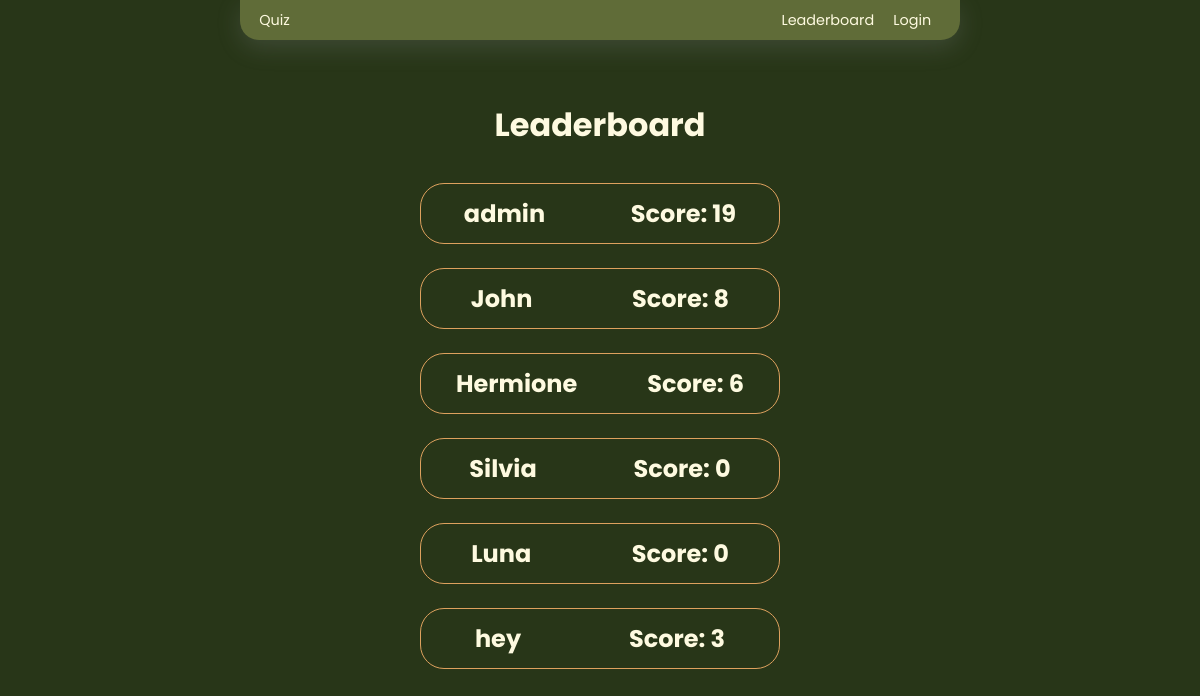
The app's page /leaderboard with its own data.
### quiz/models.py (models this page shows)
class User(AbstractUser):
    score = models.IntegerField(
        blank=True,
        null=True,
        default=0
    )

### quiz/views.py (the view)
# urls.py: path("leaderboard", views.leaderboard, name="leaderboard"),
def leaderboard(request):
    users = User.objects.all()
    context = {
        "users": users
    }
    return render(request, "quiz/leaderboard.html", context)

### quiz/templates/quiz/leaderboard.html
{% extends "quiz/layout.html" %}
{% block body %}
<h1>Leaderboard</h1>
{% for user in users %}
<a href="{% url 'profile_page' user.id %}" class="user-leaderboard">
    <h2>{{user.username}}</h2>
    <h3>Score: {{user.score}}</h3>
</a>
{% endfor %}
{% endblock %}

### quiz/templates/quiz/layout.html (shortened to what this page needs)
{% load static %}
<!DOCTYPE html>
<html lang="en">
<head>
    <link rel="stylesheet" href="{% static 'quiz/styles.css' %}">
</head>
<body>
    <nav>
        <a href="{% url 'index' %}">Quiz</a>
        <ul>
            <li>
                <a href="{% url 'leaderboard' %}">Leaderboard</a>
            </li>
            {% if user.is_authenticated %}
            <li>
                <a href="{% url 'create_quiz' %}">Create Quiz</a>
            </li>
            <li>
                <a href="{% url 'logout' %}">Logout</a>
            </li>
            {% else %}
            <li>
                <a href="{% url 'login' %}">Login</a>
            </li>
            {% endif %}
        </ul>
    </nav>
    <div class="body">
        {% block body %}
        {% endblock %}
    </div>
</body>
</html>

### quiz/static/quiz/styles.css (style rules this page uses)
* { transition: all 0.4s cubic-bezier(0, 0.74, 0.47, 0.99); box-sizing: border-box; }
html, body { margin: 0; padding: 0; box-sizing: border-box; font-family: "Poppins", sans-serif; color: #fefae0; }
body { background-color: #283618; width: 100vw; height: 100vh; }
.body { display: flex; flex-direction: column; align-items: center; width: 100vw; height: 100vh; padding: 5em 2em 2em 2em; }
nav { padding: 0 2em; background-color: #606c38; display: flex; justify-content: space-around; align-items: center; font-size: 0.6rem; border-radius: 0 0 2em 2em; box-shadow: rgba(149, 157, 165, 0.2) 0px 8px 24px; position: absolute; left: 50%; transform: translateX(-50%); min-width: 35em; width: 60vw; }
nav ul { width: 100%; list-style: none; display: flex; justify-content: flex-end; align-items: center; padding: 0; }
nav ul li { margin: 0 1em; }
a { text-decoration: none; color: #fefae0; font-size: 1.5em; }
.user-leaderboard { border: #dda15e solid 1px; min-width: 15em; display: flex; justify-content: space-around; margin: 0.5em 0; border-radius: 1em; cursor: pointer; }
.user-leaderboard h2, .user-leaderboard h3 { font-size: 1.5rem; margin: 0.5em 0; }

### records on screen
User: username "admin", score "19"
User: username "John", score "8"
User: username "Hermione", score "6"
User: username "Silvia", score "0"
User: username "Luna", score "0"
User: username "hey", score "3"
